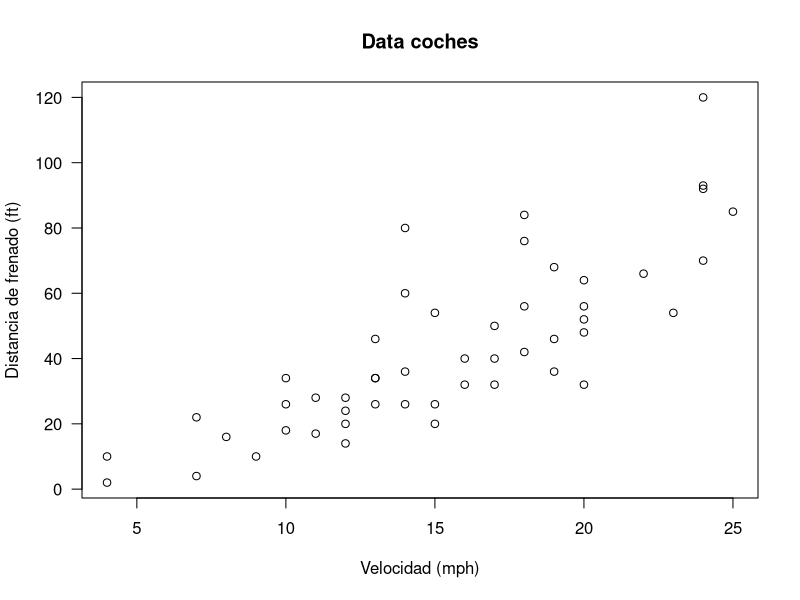
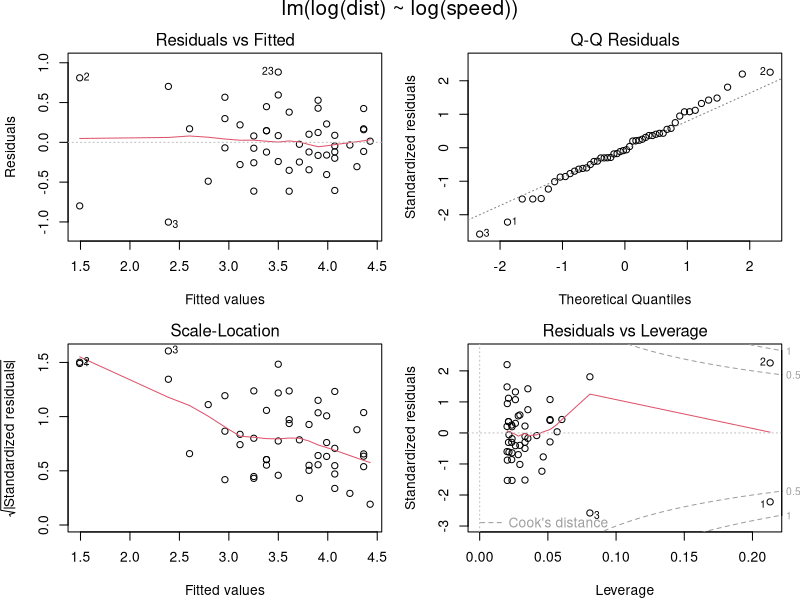
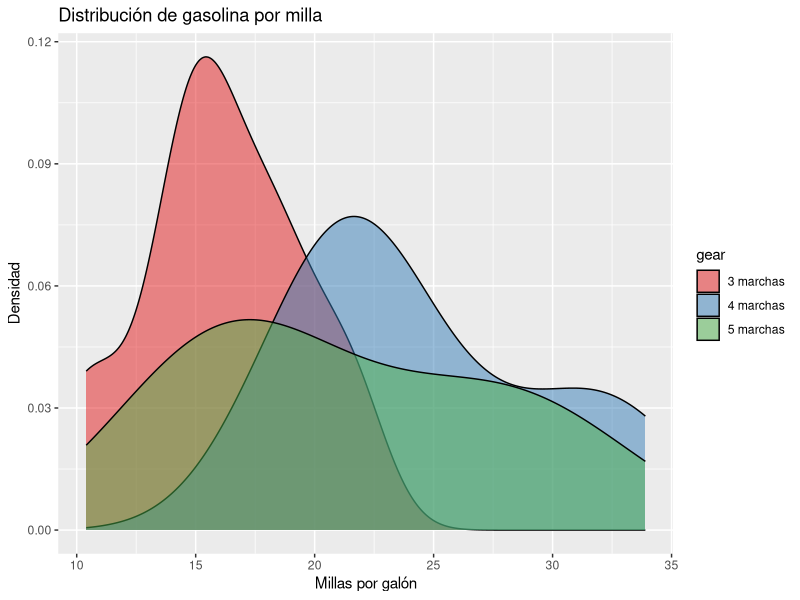

The R script that drew these images, in order:
## ---- chunk 1
knitr::opts_chunk$set(echo = TRUE)
## ---- chunk 2

colnames(cars) 

## ---- chunk 3

colnames(mtcars) 

## ---- chunk 4

names(cars) <- tolower(names(cars))

plot(cars, xlab = "Velocidad (mph)", ylab = "Distancia de frenado (ft)",
     las = 1)
title(main = "Data coches")
## ---- chunk 5

summary(fm1 <- lm(log(dist) ~ log(speed), data = cars))
opar <- par(mfrow = c(2, 2), oma = c(0, 0, 1.1, 0),
            mar = c(4.1, 4.1, 2.1, 1.1))
plot(fm1)
par(opar)
  
## ---- chunk 6

library(ggplot2)
#use color brewer as default discrete colors
scale_colour_discrete <- function(...) scale_color_brewer(palette="Set1", ...)
scale_fill_discrete <- function(...) scale_fill_brewer(palette="Set1", ...)

data('mtcars')
# create factors with value labels
mtcars$gear <- factor(mtcars$gear,levels=c(3,4,5),
                      labels=c("3 marchas","4 marchas","5 marchas"))
mtcars$am <- factor(mtcars$am,levels=c(0,1),
                    labels=c("Automatico","Manual"))
mtcars$cyl <- factor(mtcars$cyl,levels=c(4,6,8),
                     labels=c("4 cilindros","6 cilindros","8 cilindros"))
qplot(mpg, data=mtcars, geom="density", fill=gear, alpha=I(.5),
      main="Distribución de gasolina por milla", xlab="Millas por galón",
      ylab="Densidad")
